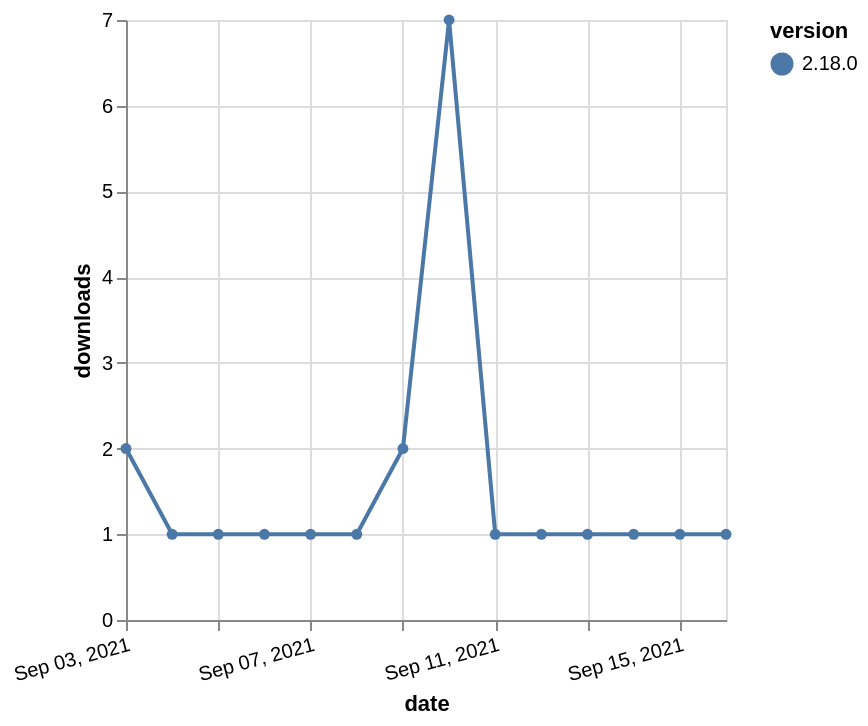

This figure's Vega-Lite source:
### Vega-Lite specification from a JSON file in a GitHub repository (floating-point values rounded to 4 significant figures)
{"$schema": "https://vega.github.io/schema/vega-lite/v5.json", "description": "A simple bar chart with embedded data.", "data": {"values": [{"date": "2021-09-03", "total": 610, "delta": 2, "version": "2.18.0"}, {"date": "2021-09-04", "total": 611, "delta": 1, "version": "2.18.0"}, {"date": "2021-09-05", "total": 612, "delta": 1, "version": "2.18.0"}, {"date": "2021-09-06", "total": 613, "delta": 1, "version": "2.18.0"}, {"date": "2021-09-07", "total": 614, "delta": 1, "version": "2.18.0"}, {"date": "2021-09-08", "total": 615, "delta": 1, "version": "2.18.0"}, {"date": "2021-09-09", "total": 617, "delta": 2, "version": "2.18.0"}, {"date": "2021-09-10", "total": 624, "delta": 7, "version": "2.18.0"}, {"date": "2021-09-11", "total": 625, "delta": 1, "version": "2.18.0"}, {"date": "2021-09-12", "total": 626, "delta": 1, "version": "2.18.0"}, {"date": "2021-09-13", "total": 627, "delta": 1, "version": "2.18.0"}, {"date": "2021-09-14", "total": 628, "delta": 1, "version": "2.18.0"}, {"date": "2021-09-15", "total": 629, "delta": 1, "version": "2.18.0"}, {"date": "2021-09-16", "total": 630, "delta": 1, "version": "2.18.0"}]}, "width": "container", "mark": {"type": "line", "point": {"filled": true}}, "encoding": {"x": {"field": "date", "type": "temporal", "timeUnit": "yearmonthdate", "title": "date", "axis": {"labelAngle": -15}}, "y": {"field": "delta", "type": "quantitative", "title": "downloads"}, "color": {"field": "version", "type": "nominal"}, "tooltip": {"field": "delta"}}}
